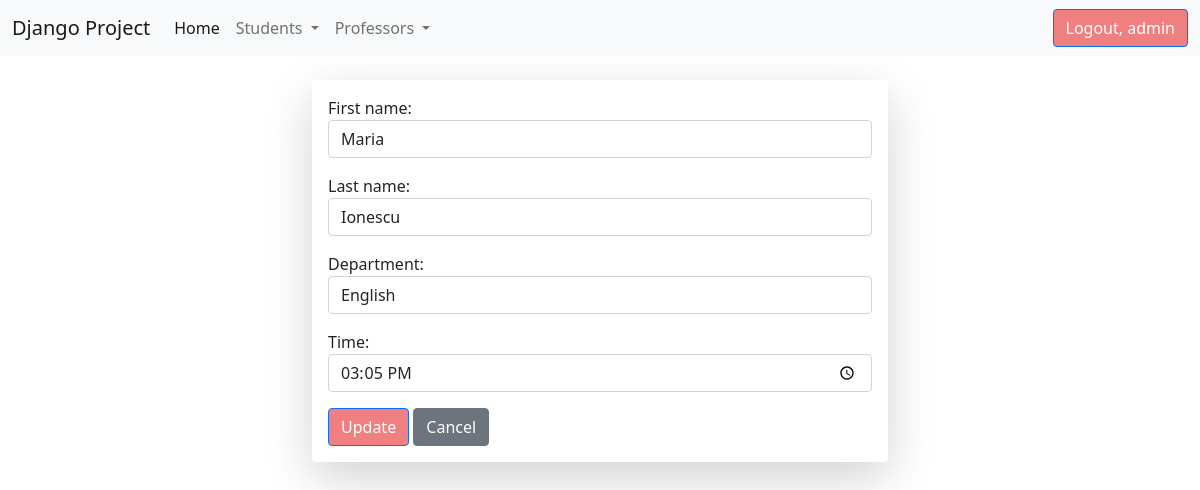
The app's page /update-professor/3/ (signed in) with its own data.
### professor/models.py (models this page shows, shortened)
class Professor(models.Model):
    department_choices = (('math', 'Math'), ('english', 'English'), ('science', 'Science'), ('informatics', 'Informatics'))
    first_name = models.CharField(max_length=40)
    last_name = models.CharField(max_length=40)
    department = models.CharField(max_length=30, choices=department_choices)
    time = models.TimeField()
    active = models.BooleanField(default=True)
    created_at = models.DateTimeField(auto_now_add=True)
    updated_at = models.DateTimeField(auto_now=True)

### professor/views.py (the view)
# urls.py: path('update-professor/<int:pk>/', views.ProfessorUpdateView.as_view(), name='update_professor'),
class ProfessorUpdateView(LoginRequiredMixin, PermissionRequiredMixin, UpdateView):
    template_name = 'professor/update_professor.html'
    model = Professor
    form_class = ProfessorForm
    success_url = reverse_lazy('list_of_professors')
    permission_required = 'professor.change_professor'

### professor/form.py
class ProfessorForm(forms.ModelForm):
    class Meta:
        model = Professor
        fields = ['first_name', 'last_name', 'department', 'time']
        widgets = {
            'first_name': TextInput(attrs={'placeholder': 'Enter your first name', 'class': 'form-control'}),
            'last_name': TextInput(attrs={'placeholder': 'Enter your last name', 'class': 'form-control'}),
            'department': Select(attrs={'class': 'form-control'}),
            'time': TimeInput(attrs={'class': 'form-control', 'type': 'time'}),
        }

### templates/professor/update_professor.html (shortened to what this page needs)
{% extends 'base.html' %}
{% block content %}
    <div class="container-fluid">
        <div class="row">
            <div class="col-md-6 offset-md-3"><br>
                <div class="shadow-lg p-3 mb-5 bg-body rounded">
                    <form method="post">
                        {{ form.as_p }}
                        <button type="submit" class="btn btn-primary">Update</button>
                        <a href="{% url 'list_of_professors' %}" class="btn btn-secondary">Cancel</a>
                    </form>
                </div>
            </div>
        </div>
    </div>
{% endblock %}

### templates/meniu.html (shortened to what this page needs)
<nav class="navbar navbar-expand-lg navbar-light bg-light">
    <div class="container-fluid">
        <a class="navbar-brand" href="#">Django Project</a>
        <div class="collapse navbar-collapse" id="navbarSupportedContent">
            <ul class="navbar-nav me-auto mb-2 mb-lg-0">
                <li class="nav-item">
                    <a class="nav-link active" aria-current="page" href="{% url 'home' %}">Home</a>
                </li>
                {% if request.user.is_authenticated %}
                    <li class="nav-item dropdown">
                        <a class="nav-link dropdown-toggle" href="#" id="navbarDropdown" role="button"
                           data-bs-toggle="dropdown" aria-expanded="false">
                            Students
                        </a>
                    </li>
                    <li class="nav-item dropdown">
                        <a class="nav-link dropdown-toggle" href="#" id="navbarDropdown" role="button"
                           data-bs-toggle="dropdown" aria-expanded="false">
                            Professors
                        </a>
                    </li>
                {% endif %}
            </ul>
            {% if request.user.is_authenticated %}
                <a href="{% url 'logout' %}" class="btn btn-primary">Logout, {{ request.user.username }}</a>
            {% else %}
                 <a href="{% url 'create_user' %}" class="btn btn-secondary">Sign up</a>
                 <a href="{% url 'login' %}" class="btn btn-primary">Login</a>
            {% endif %}
        </div>
    </div>
</nav>

### static/css/my_style.css (style rules this page uses)
.btn-primary { background-color: lightcoral; }

### records on screen
Professor: first_name "Maria", last_name "Ionescu", department "English", time "15:05:00"

### other values on screen
{{ request.user.username }} "admin"
